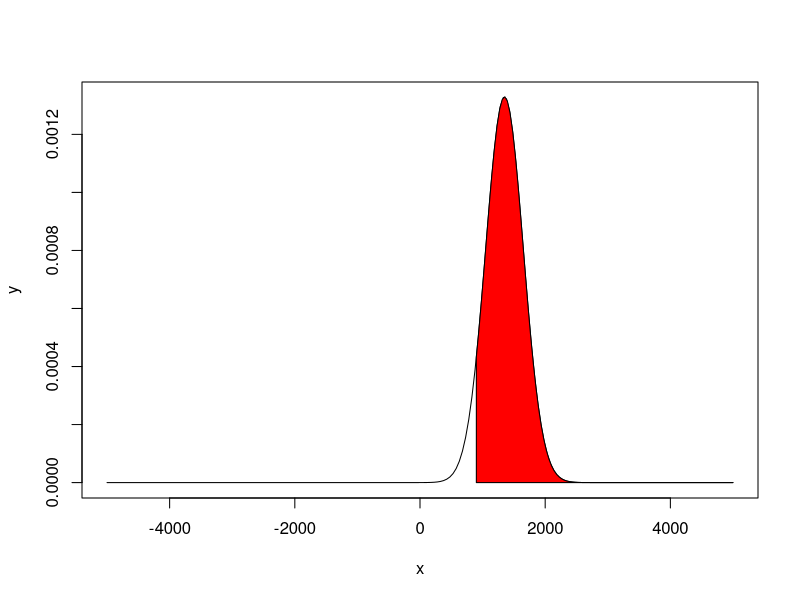

Recreate this plot in R.
x=seq(-5000,5000, length = 200)
y=dnorm(x, mean=1350, sd=300)
plot(x,y,type="l")
x=seq(900,5000,length=100)
y=dnorm(x,mean=1350,sd=300)
polygon(c(900,x,1200), c(0,y,0), col="red")
pnorm(1200,mean=1350,sd=300)-pnorm(900,mean=1350,sd=300)